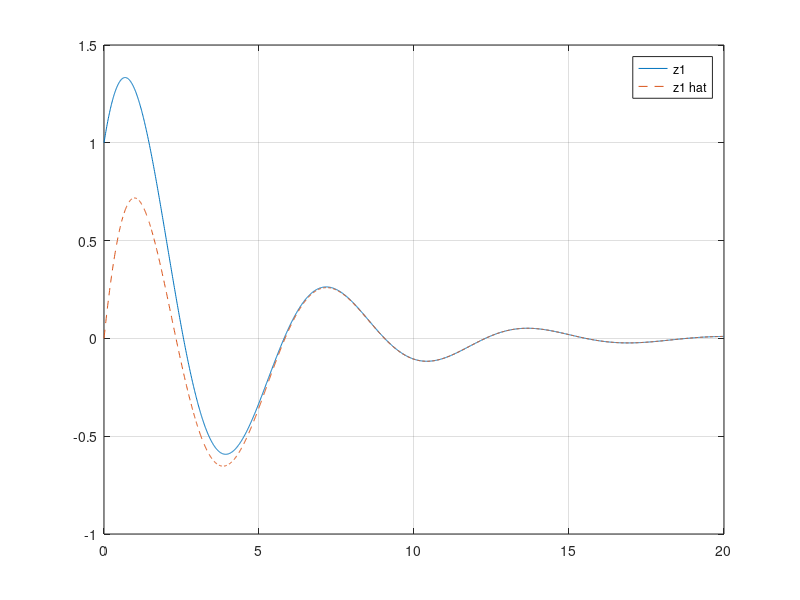
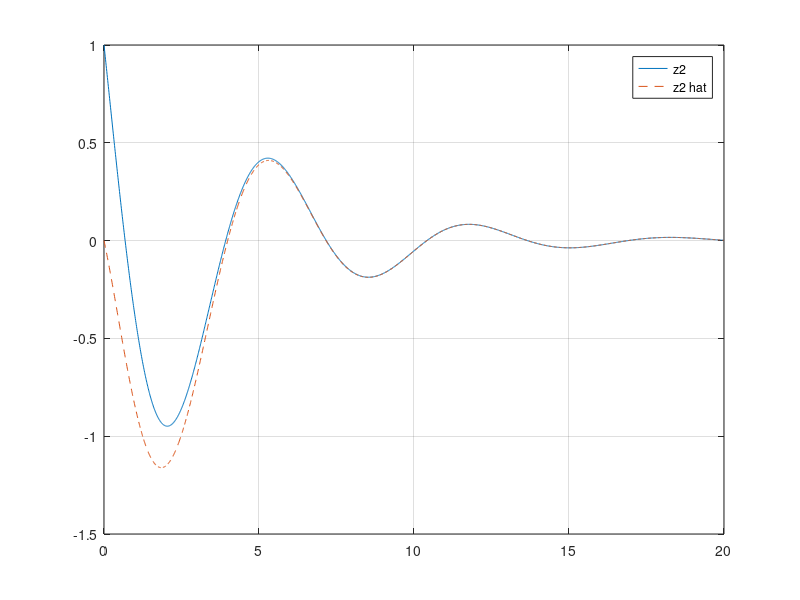

MATLAB code for these plots, in order:
%%%%%%%%%%%%%%%%%%%%%%%%%%%%%%%%%%%%%%%%%%%%%
%% 《控制之美-卷一(第二版)》 代码
%% 作者：王天威
%% 清华大学出版社
%% 程序名称：10-6_Full_Order_Observer_Design.m
%% 程序功能：全阶观测器设计案例
%%%%%%%%%%%%%%%%%%%%%%%%%%%%%%%%%%%%%%%%%%%%%
%% 程序初始化，清空工作空间，缓存，
clear all;
close all;
clc;
% 读取Octave控制数据库（注：如使用Matlab，可删除或注释掉本行代码）
pkg load control
%%%%%%%%%%%%%%%%%系统定义%%%%%%%%%%%%%%%%%%%%%
% 定义系统矩阵A
   A=[0 1;-1 -0.5];
% 定义输入矩阵B
  B=[0;1];
% 定义输出矩阵C
 C = [1, 0];
% 定义直接输入矩阵D
 D = 0;
% 定义仿真时间
 tspan = [0:0.01:20];
% 状态初始化
 z0=[1;1;0;0];
% 输入初始化
 u0 = 0;
 %%%%%%%%%%%%%%%%%定义系统微分方程%%%%%%%%%%%%%%%%%%%%%
 function  dz = sys_Full(t, z, A, B, C, D, u0)
  %% 定义恒定输入u=0
  u = u0;
  %% 定义真实值Z1，Z2的状态空间方程
  dz_real=A*z(1:2)+B*u;
  %% 定义输出的状态空间方程
  y=C*z(1:2)+D*u;
  %% 定义观测矩阵
  L=[1.5; -0.75];
  %% 定义观测器的状态空间方程
  dz_hat=(A-L*C)*z(3:4)+B*u+L*y;
  %% 定义ode45求解的向量z
  %% z向量一共有4列，第一列为z1真实值，第二列为z2真实值，第3列为z1估计值，第4列为z2估计值，
  dz = [dz_real;dz_hat];
 end

% 求解微分方程
 [t,z]=ode45(@(t, z)sys_Full(t, z, A, B, C, D, u0),tspan,z0);

% 绘图
% z1 与 z1 hat比较
figure(1, 'position',[200 100 600 300]);
plot (t,z(:,1));
hold on;
plot (t,z(:,3),"--");
legend("z1","z1 hat");
hold off;
grid on;
% z2 与 z2 hat比较
figure(2, 'position',[200 100 600 300]);
plot (t,z(:,2));
hold on;
plot (t,z(:,4),"--");
legend("z2","z2 hat");
hold off;
grid on;


